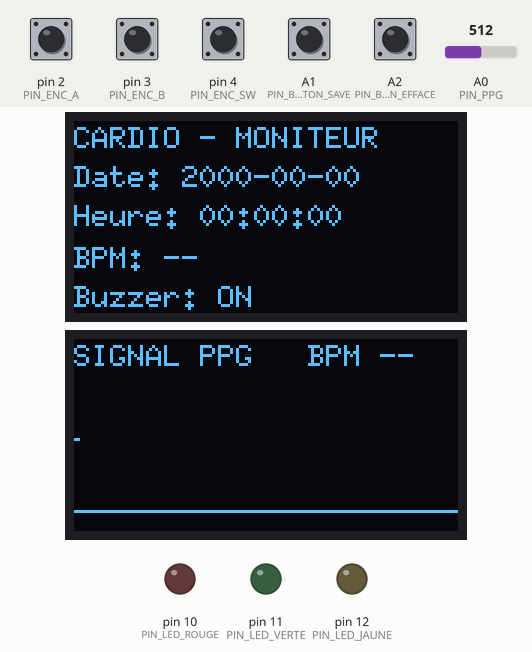
Bench run of a sketch on a simulated Arduino Uno, built with avr-gcc and run on an emulated ATmega328P. On the bench: 2 × 128×64 one-colour display, output pins drawn as LEDs (lit = HIGH). The inputs (shaded band) are chosen by the test bench; at power-on: A1 (PIN_BOUTON_SAVE), A2 (PIN_BOUTON_EFFACE), pin 2 (PIN_ENC_A), pin 3 (PIN_ENC_B), pin 4 (PIN_ENC_SW) HIGH, A0 (PIN_PPG) = 512. The local clock reads 2024-03-15 10:24:30 at power-on unless the sketch sets it; EEPROM starts erased; what the sketch prints to the serial monitor is not drawn.

Above: at 1.4 s.
1.5 s: pin 4 (PIN_ENC_SW) pulled LOW for 1 s
At 3.2 s:
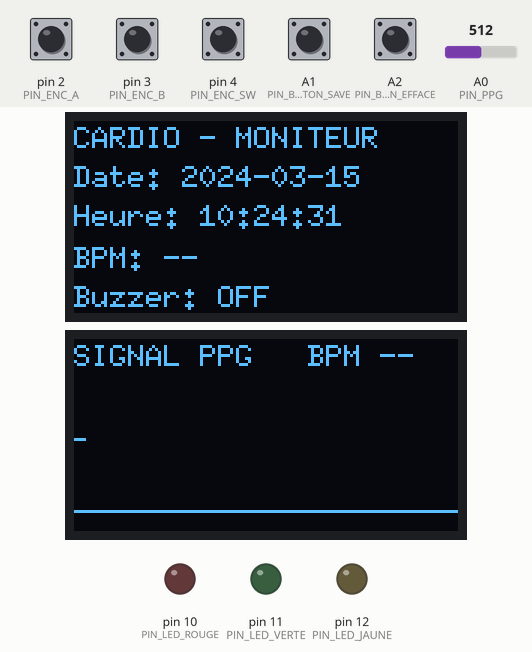
5.0 s: A2 (PIN_BOUTON_EFFACE) pulled LOW for 1 s
At 8.79 s:
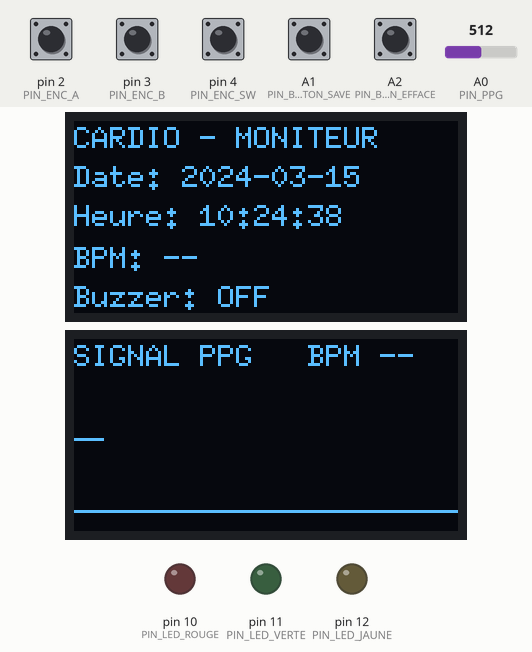
9.7 s: pin 4 (PIN_ENC_SW) pulled LOW for 0.25 s
At 11.1 s:
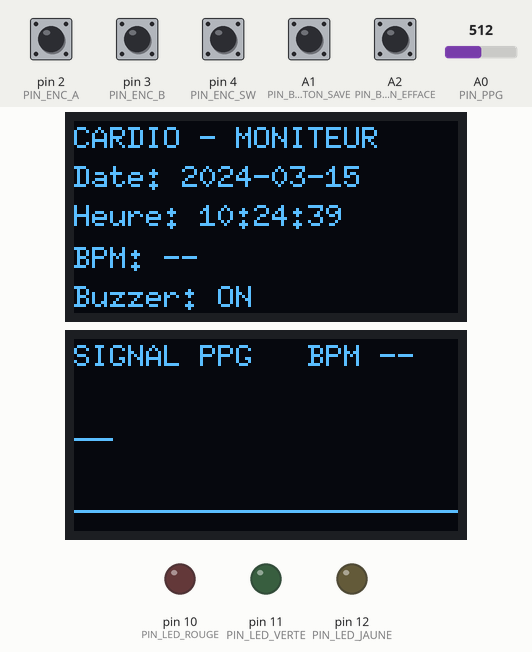
Timing chart, 0 to 12.7 s (numbered marks = the images above; inputs shaded):
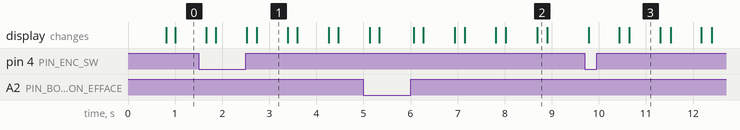

Measured:
- after the input at 1.5 s, the display: first differs from a run without the input after 1.0 s (image 1 shows a later state)
- after the input at 9.7 s, the display: first differs from a run without the input after 0.73 s (image 3 shows a later state)
- what the display in image 1 shows lasts 0.7 s, from 2.7 s to 3.4 s

The sketch:

Code_v2.ino
```cpp
#include <Wire.h>
#include <U8g2lib.h>
#include <Ds1302.h>
#include <EEPROM.h>
#include <math.h>

// =====================================================
// BROCHES
// =====================================================
const byte PIN_PPG = A0;

const byte PIN_RTC_RST = 5;
const byte PIN_RTC_CLK = 6;
const byte PIN_RTC_DAT = 7;

const byte PIN_LED_ROUGE = 10;
const byte PIN_LED_VERTE = 11;
const byte PIN_LED_JAUNE = 12;

const byte PIN_BUZZER = 13;

const byte PIN_ENC_A = 2;
const byte PIN_ENC_B = 3;
const byte PIN_ENC_SW = 4;

const byte PIN_BOUTON_SAVE = A1;
const byte PIN_BOUTON_EFFACE = A2;

// =====================================================
// OBJETS
// =====================================================
Ds1302 rtc(PIN_RTC_RST, PIN_RTC_CLK, PIN_RTC_DAT);

U8G2_SSD1306_128X64_NONAME_1_HW_I2C oled1(
  U8G2_R0,
  U8X8_PIN_NONE
);

U8G2_SSD1306_128X64_NONAME_1_SW_I2C oled2(
  U8G2_R0,
  8,                 // SCL OLED 2
  9,                 // SDA OLED 2
  U8X8_PIN_NONE
);

// =====================================================
// VARIABLES RTC
// =====================================================
Ds1302::DateTime dateHeure;

// =====================================================
// VARIABLES SIGNAL PPG
// =====================================================
float signalLisse = 0;
float ligneBase = 0;
float enveloppe = 0;

bool signalAuDessus = false;
unsigned long dernierBattement = 0;

float bpm = 0;
bool nouveauBattement = false;

unsigned long intervalles[5] = {0, 0, 0, 0, 0};
byte nombreIntervalles = 0;

// Courbe PPG
uint16_t courbe[128];
byte positionCourbe = 0;
byte nombrePoints = 0;

// Échelle de la courbe
byte echelleGraphique = 1;

// =====================================================
// VARIABLES TEMPS
// =====================================================
unsigned long dernierEchantillon = 0;
unsigned long dernierAffichage = 0;
unsigned long derniereLectureRTC = 0;
unsigned long dernierSerial = 0;

// =====================================================
// BUZZER
// =====================================================
bool buzzerActif = true;

// =====================================================
// ENCODEUR
// =====================================================
byte ancienEtatEncodeur = 0;

// =====================================================
// EEPROM
// =====================================================
const uint16_t SIGNATURE_EEPROM = 0xCAFE;
const byte NOMBRE_SAUVEGARDES = 10;

struct Enregistrement {
  uint16_t signature;
  uint16_t bpm;
  byte annee;
  byte mois;
  byte jour;
  byte heure;
  byte minute;
  byte seconde;
};

const int TAILLE_ENREGISTREMENT = sizeof(Enregistrement);

// =====================================================
// OUTILS
// =====================================================
void afficherDeuxChiffresOLED(byte valeur) {
  if (valeur < 10) {
    oled1.print('0');
  }
  oled1.print(valeur);
}

void eteindreLEDs() {
  digitalWrite(PIN_LED_ROUGE, LOW);
  digitalWrite(PIN_LED_VERTE, LOW);
  digitalWrite(PIN_LED_JAUNE, LOW);
}

bool bpmValide() {
  return bpm >= 40 && bpm <= 180;
}

// =====================================================
// LEDS
// =====================================================
void gererLEDs() {
  eteindreLEDs();

  if (!bpmValide()) {
    return;
  }

  if (bpm < 60) {
    digitalWrite(PIN_LED_JAUNE, HIGH);
  } else if (bpm <= 100) {
    digitalWrite(PIN_LED_VERTE, HIGH);
  } else {
    digitalWrite(PIN_LED_ROUGE, HIGH);
  }
}

// =====================================================
// BUZZER
// =====================================================
void jouerBipCardiaque() {
  if (!buzzerActif || !bpmValide()) {
    return;
  }

  int frequence;

  if (bpm < 60) {
    frequence = 300;
  } else if (bpm <= 100) {
    frequence = 600;
  } else {
    frequence = 1000;
  }

  tone(PIN_BUZZER, frequence, 60);
}

// =====================================================
// TRAITEMENT DU SIGNAL PPG
// =====================================================
void traiterSignalPPG(uint16_t valeurBrute) {
  if (ligneBase == 0) {
    signalLisse = valeurBrute;
    ligneBase = valeurBrute;
  }

  // Filtrage passe-bas
  signalLisse = 0.75 * signalLisse + 0.25 * valeurBrute;

  // Suivi de la ligne de base
  ligneBase = 0.99 * ligneBase + 0.01 * signalLisse;

  // Composante pulsatile
  float composanteAC = signalLisse - ligneBase;

  // Enveloppe du signal
  enveloppe = 0.95 * enveloppe + 0.05 * fabs(composanteAC);

  // Seuil adaptatif
  float seuil = enveloppe * 0.55;

  if (seuil < 18) {
    seuil = 18;
  }

  bool auDessus = composanteAC > seuil;
  unsigned long maintenant = millis();

  // Détection d'un front montant
  if (auDessus && !signalAuDessus) {
    unsigned long intervalle = maintenant - dernierBattement;

    if (dernierBattement == 0 || intervalle > 350) {
      if (dernierBattement != 0 &&
          intervalle >= 400 &&
          intervalle <= 1500) {

        intervalles[nombreIntervalles % 5] = intervalle;

        if (nombreIntervalles < 5) {
          nombreIntervalles++;
        }

        unsigned long somme = 0;

        for (byte i = 0; i < nombreIntervalles; i++) {
          somme += intervalles[i];
        }

        float moyenne = (float)somme / nombreIntervalles;
        bpm = 60000.0 / moyenne;

        nouveauBattement = true;
      }

      dernierBattement = maintenant;
    }
  }

  signalAuDessus = auDessus;

  // Enregistrement de la courbe
  courbe[positionCourbe] = valeurBrute;
  positionCourbe++;

  if (positionCourbe >= 128) {
    positionCourbe = 0;
  }

  if (nombrePoints < 128) {
    nombrePoints++;
  }
}

// =====================================================
// ENCODEUR
// =====================================================
byte lireEtatEncodeur() {
  byte a = digitalRead(PIN_ENC_A);
  byte b = digitalRead(PIN_ENC_B);

  return (a << 1) | b;
}

void gererEncodeur() {
  static const int8_t tableTransitions[16] = {
    0, -1, 1, 0,
    1, 0, 0, -1,
   -1, 0, 0, 1,
    0, 1, -1, 0
  };

  byte nouvelEtat = lireEtatEncodeur();

  if (nouvelEtat != ancienEtatEncodeur) {
    byte index = (ancienEtatEncodeur << 2) | nouvelEtat;
    int variation = tableTransitions[index];

    if (variation > 0 && echelleGraphique < 4) {
      echelleGraphique++;
    }

    if (variation < 0 && echelleGraphique > 1) {
      echelleGraphique--;
    }

    ancienEtatEncodeur = nouvelEtat;
  }
}

// =====================================================
// EEPROM
// =====================================================
bool emplacementValide(byte index) {
  Enregistrement rec;

  int adresse = index * TAILLE_ENREGISTREMENT;
  EEPROM.get(adresse, rec);

  return rec.signature == SIGNATURE_EEPROM;
}

void sauvegarderMesure() {
  if (!bpmValide()) {
    Serial.println(F("Sauvegarde impossible : BPM invalide"));
    return;
  }

  Enregistrement rec;

  rec.signature = SIGNATURE_EEPROM;
  rec.bpm = (uint16_t)(bpm + 0.5);
  rec.annee = dateHeure.year;
  rec.mois = dateHeure.month;
  rec.jour = dateHeure.day;
  rec.heure = dateHeure.hour;
  rec.minute = dateHeure.minute;
  rec.seconde = dateHeure.second;

  byte emplacement = 0;

  for (byte i = 0; i < NOMBRE_SAUVEGARDES; i++) {
    if (!emplacementValide(i)) {
      emplacement = i;
      break;
    }
  }

  int adresse = emplacement * TAILLE_ENREGISTREMENT;
  EEPROM.put(adresse, rec);

  Serial.print(F("Mesure sauvegardee dans EEPROM, emplacement "));
  Serial.println(emplacement);
}

void effacerEEPROM() {
  for (byte i = 0; i < NOMBRE_SAUVEGARDES; i++) {
    int adresse = i * TAILLE_ENREGISTREMENT;
    EEPROM.update(adresse, 0);
    EEPROM.update(adresse + 1, 0);
  }

  Serial.println(F("EEPROM effacee"));
}

// =====================================================
// BOUTONS
// =====================================================
void gererBoutons() {
  static bool ancienEtatSW = HIGH;
  static bool ancienEtatSave = HIGH;
  static bool ancienEtatEfface = HIGH;

  static unsigned long dernierAppuiSW = 0;
  static unsigned long dernierAppuiSave = 0;
  static unsigned long dernierAppuiEfface = 0;

  unsigned long maintenant = millis();

  bool etatSW = digitalRead(PIN_ENC_SW);
  bool etatSave = digitalRead(PIN_BOUTON_SAVE);
  bool etatEfface = digitalRead(PIN_BOUTON_EFFACE);

  // Bouton encodeur : active/désactive le buzzer
  if (etatSW == LOW &&
      ancienEtatSW == HIGH &&
      maintenant - dernierAppuiSW > 250) {

    buzzerActif = !buzzerActif;
    noTone(PIN_BUZZER);

    Serial.print(F("Buzzer : "));
    Serial.println(buzzerActif ? F("ACTIF") : F("DESACTIVE"));

    dernierAppuiSW = maintenant;
  }

  // Bouton A1 : sauvegarde EEPROM
  if (etatSave == LOW &&
      ancienEtatSave == HIGH &&
      maintenant - dernierAppuiSave > 250) {

    sauvegarderMesure();
    dernierAppuiSave = maintenant;
  }

  // Bouton A2 : effacement EEPROM
  if (etatEfface == LOW &&
      ancienEtatEfface == HIGH &&
      maintenant - dernierAppuiEfface > 250) {

    effacerEEPROM();
    dernierAppuiEfface = maintenant;
  }

  ancienEtatSW = etatSW;
  ancienEtatSave = etatSave;
  ancienEtatEfface = etatEfface;
}

// =====================================================
// OLED 1 : DATE, HEURE, BPM
// =====================================================
void afficherOLED1() {
  oled1.firstPage();

  do {
    oled1.setFont(u8g2_font_6x10_tf);

    oled1.drawStr(0, 9, "CARDIO - MONITEUR");

    oled1.setCursor(0, 22);
    oled1.print("Date: 20");
    if (dateHeure.year < 10) oled1.print('0');
    oled1.print(dateHeure.year);
    oled1.print('-');
    afficherDeuxChiffresOLED(dateHeure.month);
    oled1.print('-');
    afficherDeuxChiffresOLED(dateHeure.day);

    oled1.setCursor(0, 35);
    oled1.print("Heure: ");
    afficherDeuxChiffresOLED(dateHeure.hour);
    oled1.print(':');
    afficherDeuxChiffresOLED(dateHeure.minute);
    oled1.print(':');
    afficherDeuxChiffresOLED(dateHeure.second);

    oled1.setCursor(0, 49);
    oled1.print("BPM: ");

    if (bpmValide()) {
      oled1.print((int)(bpm + 0.5));
    } else {
      oled1.print("--");
    }

    oled1.setCursor(0, 62);
    oled1.print("Buzzer: ");
    oled1.print(buzzerActif ? "ON" : "OFF");

  } while (oled1.nextPage());
}

// =====================================================
// OLED 2 : COURBE PPG
// =====================================================
void afficherOLED2() {
  oled2.firstPage();

  do {
    oled2.setFont(u8g2_font_6x10_tf);

    oled2.drawStr(0, 9, "SIGNAL PPG");

    oled2.setCursor(78, 9);
    oled2.print("BPM ");

    if (bpmValide()) {
      oled2.print((int)(bpm + 0.5));
    } else {
      oled2.print("--");
    }

    oled2.drawLine(0, 57, 127, 57);

    if (nombrePoints >= 2) {
      uint16_t minimum = 1023;
      uint16_t maximum = 0;

      for (byte i = 0; i < nombrePoints; i++) {
        byte index = (positionCourbe + i) % 128;

        if (courbe[index] < minimum) minimum = courbe[index];
        if (courbe[index] > maximum) maximum = courbe[index];
      }

      uint16_t centre = (minimum + maximum) / 2;
      uint16_t demiAmplitude = (maximum - minimum) / 2;

      if (demiAmplitude < 5) {
        demiAmplitude = 5;
      }

      demiAmplitude = demiAmplitude / echelleGraphique;

      if (demiAmplitude < 3) {
        demiAmplitude = 3;
      }

      for (byte x = 1; x < nombrePoints && x < 128; x++) {
        byte index1 = (positionCourbe + x - 1) % 128;
        byte index2 = (positionCourbe + x) % 128;

        int y1 = map(
          courbe[index1],
          centre - demiAmplitude,
          centre + demiAmplitude,
          52,
          14
        );

        int y2 = map(
          courbe[index2],
          centre - demiAmplitude,
          centre + demiAmplitude,
          52,
          14
        );

        y1 = constrain(y1, 14, 52);
        y2 = constrain(y2, 14, 52);

        oled2.drawLine(x - 1, y1, x, y2);
      }
    }

  } while (oled2.nextPage());
}

// =====================================================
// MONITEUR SERIE
// =====================================================
void afficherSerial() {
  Serial.print("20");

  if (dateHeure.year < 10) Serial.print('0');
  Serial.print(dateHeure.year);
  Serial.print('-');

  if (dateHeure.month < 10) Serial.print('0');
  Serial.print(dateHeure.month);
  Serial.print('-');

  if (dateHeure.day < 10) Serial.print('0');
  Serial.print(dateHeure.day);
  Serial.print(' ');

  if (dateHeure.hour < 10) Serial.print('0');
  Serial.print(dateHeure.hour);
  Serial.print(':');

  if (dateHeure.minute < 10) Serial.print('0');
  Serial.print(dateHeure.minute);
  Serial.print(':');

  if (dateHeure.second < 10) Serial.print('0');
  Serial.print(dateHeure.second);

  Serial.print(" | BPM: ");

  if (bpmValide()) {
    Serial.println((int)(bpm + 0.5));
  } else {
    Serial.println("--");
  }
}

// =====================================================
// SETUP
// =====================================================
void setup() {
  Serial.begin(9600);

  pinMode(PIN_PPG, INPUT);

  pinMode(PIN_LED_ROUGE, OUTPUT);
  pinMode(PIN_LED_VERTE, OUTPUT);
  pinMode(PIN_LED_JAUNE, OUTPUT);

  pinMode(PIN_BUZZER, OUTPUT);

  pinMode(PIN_ENC_A, INPUT_PULLUP);
  pinMode(PIN_ENC_B, INPUT_PULLUP);
  pinMode(PIN_ENC_SW, INPUT_PULLUP);

  pinMode(PIN_BOUTON_SAVE, INPUT_PULLUP);
  pinMode(PIN_BOUTON_EFFACE, INPUT_PULLUP);

  eteindreLEDs();
  noTone(PIN_BUZZER);

  rtc.init();

  Wire.begin();
  Wire.setClock(100000);

  oled1.setI2CAddress(0x3C * 2);
  oled1.begin();
  oled1.setContrast(180);

  oled2.setI2CAddress(0x3C * 2);
  oled2.begin();
  oled2.setContrast(180);

  for (byte i = 0; i < 128; i++) {
    courbe[i] = 512;
  }

  ancienEtatEncodeur = lireEtatEncodeur();

  Serial.println(F("SYSTEME CARDIO INITIALISE"));
  Serial.println(F("A1 : sauvegarder une mesure"));
  Serial.println(F("A2 : effacer l'EEPROM"));
  Serial.println(F("Bouton encodeur : activer/desactiver le buzzer"));
}

// =====================================================
// LOOP
// =====================================================
void loop() {
  unsigned long maintenant = millis();

  // Échantillonnage du PPG toutes les 20 ms
  if (maintenant - dernierEchantillon >= 20) {
    dernierEchantillon = maintenant;

    uint16_t valeur = analogRead(PIN_PPG);
    traiterSignalPPG(valeur);
  }

  // Lecture RTC
  if (maintenant - derniereLectureRTC >= 500) {
    derniereLectureRTC = maintenant;
    rtc.getDateTime(&dateHeure);
  }

  // Gestion de l'encodeur et des boutons
  gererEncodeur();
  gererBoutons();

  // LED et buzzer lors d'un nouveau battement
  if (nouveauBattement) {
    nouveauBattement = false;

    gererLEDs();
    jouerBipCardiaque();
  }

  // Affichage OLED
  if (maintenant - dernierAffichage >= 150) {
    dernierAffichage = maintenant;

    afficherOLED1();
    afficherOLED2();
  }

  // Affichage série une fois par seconde
  if (maintenant - dernierSerial >= 1000) {
    dernierSerial = maintenant;
    afficherSerial();
  }
}
```
